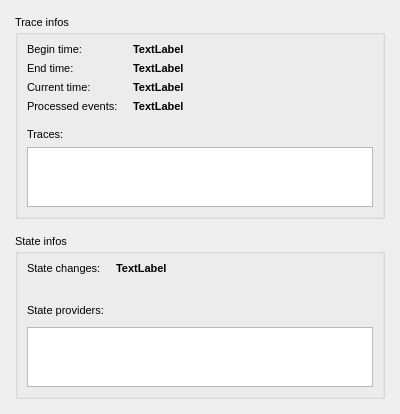
<?xml version="1.0" encoding="UTF-8"?>
<ui version="4.0">
 <class>_main_wnd_progress</class>
 <widget class="QMainWindow" name="_main_wnd_progress">
  <property name="geometry">
   <rect>
    <x>0</x>
    <y>0</y>
    <width>400</width>
    <height>414</height>
   </rect>
  </property>
  <property name="sizePolicy">
   <sizepolicy hsizetype="Minimum" vsizetype="Preferred">
    <horstretch>0</horstretch>
    <verstretch>0</verstretch>
   </sizepolicy>
  </property>
  <property name="minimumSize">
   <size>
    <width>400</width>
    <height>0</height>
   </size>
  </property>
  <property name="font">
   <font>
    <pointsize>8</pointsize>
   </font>
  </property>
  <property name="windowTitle">
   <string>tigerbeetle build progress</string>
  </property>
  <widget class="QWidget" name="_widget_central">
   <layout class="QVBoxLayout" name="verticalLayout">
    <property name="spacing">
     <number>15</number>
    </property>
    <property name="leftMargin">
     <number>15</number>
    </property>
    <property name="topMargin">
     <number>15</number>
    </property>
    <property name="rightMargin">
     <number>15</number>
    </property>
    <property name="bottomMargin">
     <number>15</number>
    </property>
    <item>
     <widget class="QGroupBox" name="_gb_trace_infos">
      <property name="title">
       <string>Trace infos</string>
      </property>
      <layout class="QVBoxLayout" name="verticalLayout_3">
       <item>
        <layout class="QFormLayout" name="_fl_trace_infos">
         <property name="horizontalSpacing">
          <number>15</number>
         </property>
         <item row="0" column="0">
          <widget class="QLabel" name="_lbl_begin_time_caption">
           <property name="text">
            <string>Begin time:</string>
           </property>
          </widget>
         </item>
         <item row="0" column="1">
          <widget class="QLabel" name="_lbl_begin_time">
           <property name="font">
            <font>
             <weight>75</weight>
             <bold>true</bold>
            </font>
           </property>
           <property name="text">
            <string>TextLabel</string>
           </property>
          </widget>
         </item>
         <item row="1" column="0">
          <widget class="QLabel" name="_lbl_end_time_caption">
           <property name="text">
            <string>End time:</string>
           </property>
          </widget>
         </item>
         <item row="1" column="1">
          <widget class="QLabel" name="_lbl_end_time">
           <property name="font">
            <font>
             <weight>75</weight>
             <bold>true</bold>
            </font>
           </property>
           <property name="text">
            <string>TextLabel</string>
           </property>
          </widget>
         </item>
         <item row="2" column="0">
          <widget class="QLabel" name="_lbl_cur_time_caption">
           <property name="text">
            <string>Current time:</string>
           </property>
          </widget>
         </item>
         <item row="2" column="1">
          <widget class="QLabel" name="_lbl_cur_time">
           <property name="font">
            <font>
             <weight>75</weight>
             <bold>true</bold>
            </font>
           </property>
           <property name="text">
            <string>TextLabel</string>
           </property>
          </widget>
         </item>
         <item row="3" column="0">
          <widget class="QLabel" name="_lbl_processed_events_caption">
           <property name="text">
            <string>Processed events:</string>
           </property>
          </widget>
         </item>
         <item row="3" column="1">
          <widget class="QLabel" name="_lbl_processed_events">
           <property name="font">
            <font>
             <weight>75</weight>
             <bold>true</bold>
            </font>
           </property>
           <property name="text">
            <string>TextLabel</string>
           </property>
          </widget>
         </item>
        </layout>
       </item>
       <item>
        <spacer name="_vspacer_2">
         <property name="orientation">
          <enum>Qt::Vertical</enum>
         </property>
         <property name="sizeType">
          <enum>QSizePolicy::Fixed</enum>
         </property>
         <property name="sizeHint" stdset="0">
          <size>
           <width>0</width>
           <height>9</height>
          </size>
         </property>
        </spacer>
       </item>
       <item>
        <widget class="QLabel" name="_lbl_traces_caption">
         <property name="text">
          <string>Traces:</string>
         </property>
        </widget>
       </item>
       <item>
        <widget class="QPlainTextEdit" name="_txt_traces">
         <property name="sizePolicy">
          <sizepolicy hsizetype="Expanding" vsizetype="Fixed">
           <horstretch>0</horstretch>
           <verstretch>0</verstretch>
          </sizepolicy>
         </property>
         <property name="minimumSize">
          <size>
           <width>0</width>
           <height>60</height>
          </size>
         </property>
         <property name="maximumSize">
          <size>
           <width>16777215</width>
           <height>60</height>
          </size>
         </property>
         <property name="readOnly">
          <bool>true</bool>
         </property>
        </widget>
       </item>
      </layout>
     </widget>
    </item>
    <item>
     <widget class="QGroupBox" name="_gb_state_infos">
      <property name="title">
       <string>State infos</string>
      </property>
      <layout class="QVBoxLayout" name="verticalLayout_4">
       <item>
        <layout class="QFormLayout" name="_fl_state_infos">
         <property name="horizontalSpacing">
          <number>15</number>
         </property>
         <item row="0" column="0">
          <widget class="QLabel" name="_lbl_state_changes_caption">
           <property name="text">
            <string>State changes:</string>
           </property>
          </widget>
         </item>
         <item row="0" column="1">
          <widget class="QLabel" name="_lbl_state_changes">
           <property name="font">
            <font>
             <weight>75</weight>
             <bold>true</bold>
            </font>
           </property>
           <property name="text">
            <string>TextLabel</string>
           </property>
          </widget>
         </item>
        </layout>
       </item>
       <item>
        <spacer name="_vspacer_1">
         <property name="orientation">
          <enum>Qt::Vertical</enum>
         </property>
         <property name="sizeType">
          <enum>QSizePolicy::Fixed</enum>
         </property>
         <property name="sizeHint" stdset="0">
          <size>
           <width>0</width>
           <height>9</height>
          </size>
         </property>
        </spacer>
       </item>
       <item>
        <widget class="QLabel" name="_lbl_state_providers_caption">
         <property name="text">
          <string>State providers:</string>
         </property>
        </widget>
       </item>
       <item>
        <widget class="QPlainTextEdit" name="_txt_state_providers">
         <property name="sizePolicy">
          <sizepolicy hsizetype="Expanding" vsizetype="Fixed">
           <horstretch>0</horstretch>
           <verstretch>0</verstretch>
          </sizepolicy>
         </property>
         <property name="minimumSize">
          <size>
           <width>0</width>
           <height>60</height>
          </size>
         </property>
         <property name="maximumSize">
          <size>
           <width>16777215</width>
           <height>60</height>
          </size>
         </property>
         <property name="readOnly">
          <bool>true</bool>
         </property>
        </widget>
       </item>
      </layout>
     </widget>
    </item>
   </layout>
  </widget>
 </widget>
 <resources/>
 <connections/>
</ui>
